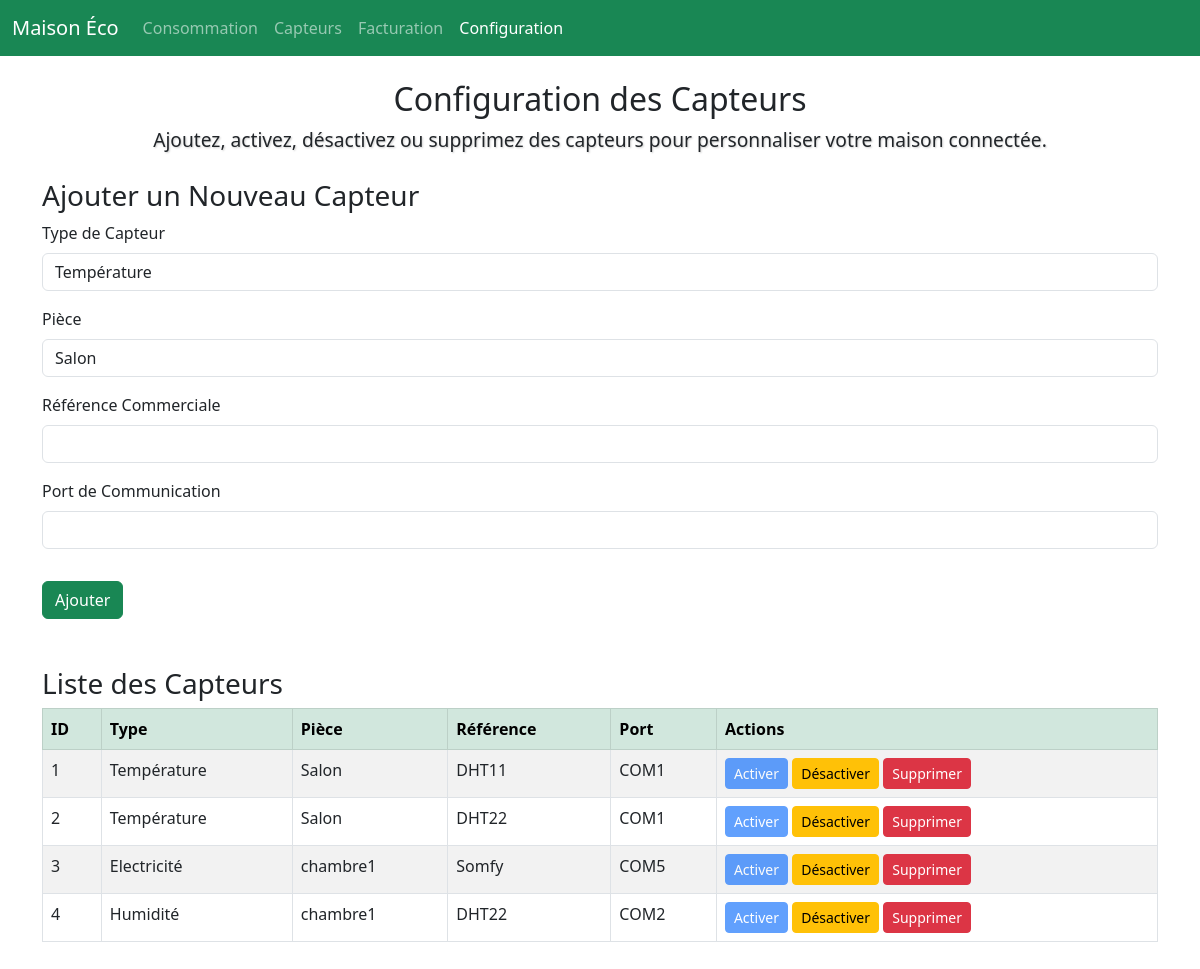
Before: /configuration with the older database file.
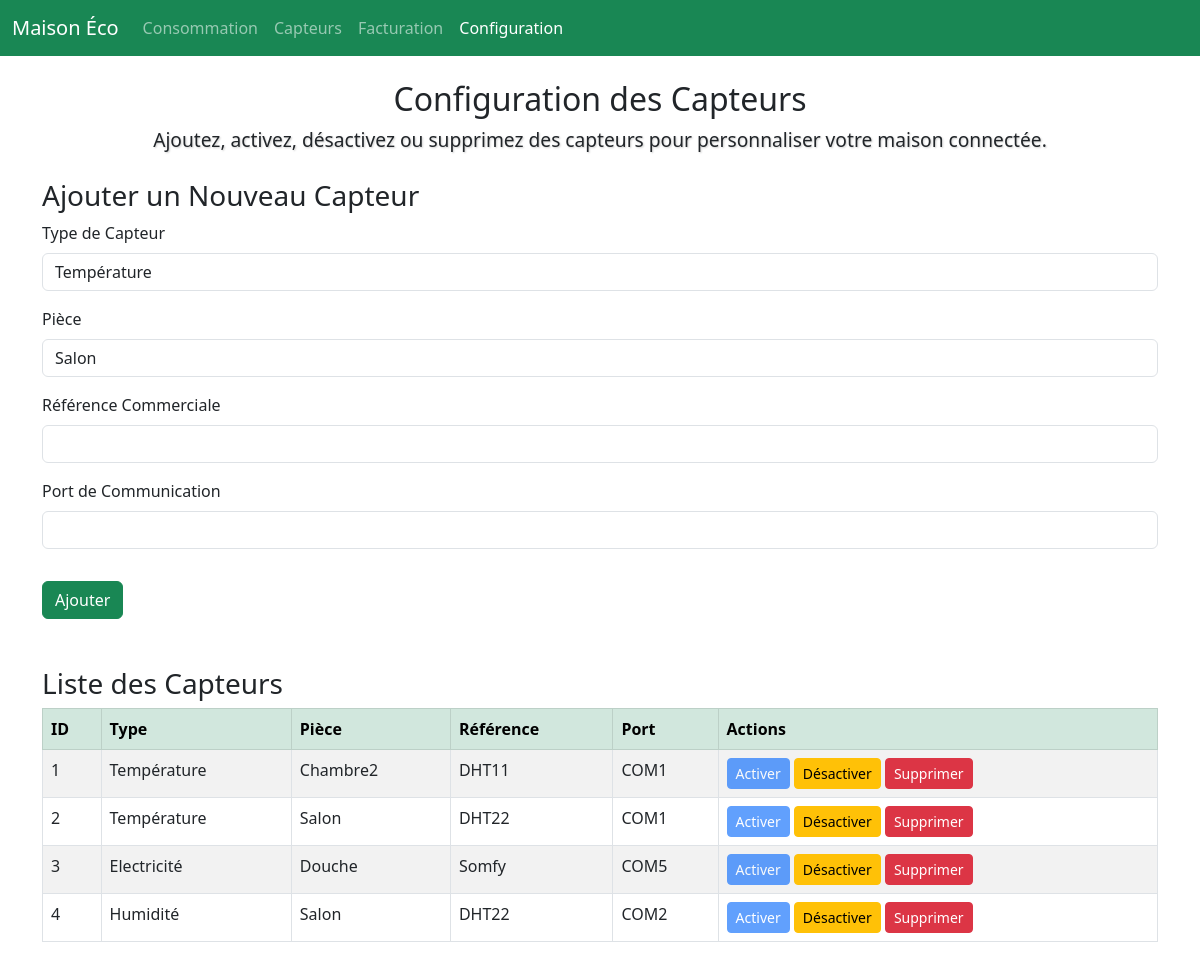
After: the same page with the newer database file.
### tables this page shows
CREATE TABLE capteur_actionneur (id INTEGER PRIMARY KEY AUTOINCREMENT,type_id INTEGER,piece_id INTEGER,reference_commerciale TEXT,port_communication TEXT,date_insertion TIMESTAMP DEFAULT CURRENT_TIMESTAMP,FOREIGN KEY (type_id) REFERENCES type_capteur_actionneur(id),FOREIGN KEY (piece_id) REFERENCES piece(id));

CREATE TABLE piece (id INTEGER PRIMARY KEY AUTOINCREMENT, nom TEXT NOT NULL,logement_id INTEGER,coordonnees TEXT,FOREIGN KEY (logement_id) REFERENCES logement(id));

CREATE TABLE type_capteur_actionneur (id INTEGER PRIMARY KEY AUTOINCREMENT,nom TEXT NOT NULL,unite_mesure TEXT, plage_precision TEXT  
);

### backend.py (the view, shortened to what this page needs)
@app.route('/configuration', methods=['GET', 'POST'])
def configuration():
    conn = get_db_connection()
    pieces = conn.execute("SELECT * FROM piece").fetchall()
    types = conn.execute("SELECT * FROM type_capteur_actionneur").fetchall()
    capteurs = conn.execute("""
        SELECT ca.id, tc.nom AS type_nom, p.nom AS piece_nom,
               ca.reference_commerciale, ca.port_communication
        FROM capteur_actionneur ca
        JOIN type_capteur_actionneur tc ON ca.type_id = tc.id
        JOIN piece p ON ca.piece_id = p.id
    """).fetchall()
    conn.close()
    return render_template('configuration.html', pieces=pieces, types=types, capteurs=capteurs)

### backend.py (called while the page is built)
def get_db_connection():
    conn = sqlite3.connect(DATABASE_PATH)
    conn.row_factory = sqlite3.Row
    return conn

### templates/configuration.html (shortened to what this page needs)
{% extends "base.html" %}
{% block content %}
<div class="configuration-container">
    <header class="text-center mb-4">
        <h2>Configuration des Capteurs</h2>
        <p class="subtitle">Ajoutez, activez, désactivez ou supprimez des capteurs pour personnaliser votre maison connectée.</p>
    </header>
    <div class="add-capteur mt-4">
        <h3>Ajouter un Nouveau Capteur</h3>
        <form method="POST">
            <div class="form-group mb-3">
                <label for="type_id" class="form-label">Type de Capteur</label>
                <select class="form-control" id="type_id" name="type_id" required>
                    {% for type in types %}
                        <option value="{{ type.id }}">{{ type.nom }}</option>
                    {% endfor %}
                </select>
            </div>
            <div class="form-group mb-3">
                <label for="piece_id" class="form-label">Pièce</label>
                <select class="form-control" id="piece_id" name="piece_id" required>
                    {% for piece in pieces %}
                        <option value="{{ piece.id }}">{{ piece.nom }}</option>
                    {% endfor %}
                </select>
            </div>
            <div class="form-group mb-3">
                <label for="reference_commerciale" class="form-label">Référence Commerciale</label>
                <input type="text" class="form-control" id="reference_commerciale" name="reference_commerciale" required>
            </div>
            <div class="form-group mb-3">
                <label for="port_communication" class="form-label">Port de Communication</label>
                <input type="text" class="form-control" id="port_communication" name="port_communication">
            </div>
            <button type="submit" class="btn btn-success mt-3">Ajouter</button>
        </form>
    </div>
    <div class="existing-capteurs mt-5">
        <h3>Liste des Capteurs</h3>
        <table class="table table-striped table-bordered">
            <thead class="table-success">
                <tr>
                    <th>ID</th>
                    <th>Type</th>
                    <th>Pièce</th>
                    <th>Référence</th>
                    <th>Port</th>
                    <th>Actions</th>
                </tr>
            </thead>
            <tbody>
                {% for capteur in capteurs %}
                <tr>
                    <td>{{ capteur.id }}</td>
                    <td>{{ capteur.type_nom }}</td>
                    <td>{{ capteur.piece_nom }}</td>
                    <td>{{ capteur.reference_commerciale }}</td>
                    <td>{{ capteur.port_communication or 'Inactif' }}</td>
                    <td>
                        <form method="POST" style="display:inline;">
                            <button type="submit" class="btn btn-primary btn-sm" {% if capteur.port_communication %}disabled{% endif %}>Activer</button>
                        </form>
                        <form method="POST" style="display:inline;">
                            <button type="submit" class="btn btn-warning btn-sm" {% if not capteur.port_communication %}disabled{% endif %}>Désactiver</button>
                        </form>
                        <form method="POST" style="display:inline;">
                            <button type="submit" class="btn btn-danger btn-sm">Supprimer</button>
                        </form>
                    </td>
                </tr>
                {% endfor %}
            </tbody>
        </table>
    </div>
</div>
{% endblock %}

Changed rows visible on the page:
changed capteur_actionneur "DHT11": piece_nom "Salon" → "Chambre2"
changed capteur_actionneur "Somfy": piece_nom "chambre1" → "Douche"
changed capteur_actionneur "COM2": piece_nom "chambre1" → "Salon"
